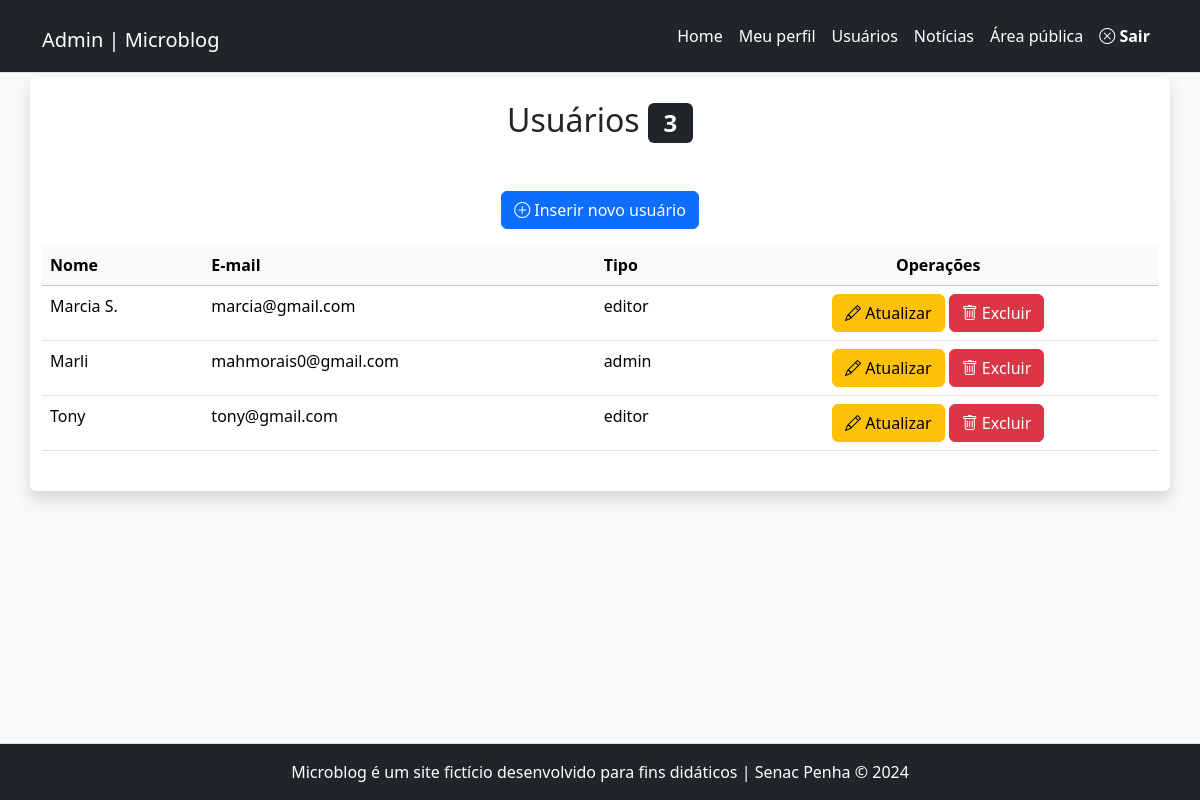
The page /admin/usuarios.php (signed in) on the database its author committed.
### tables this page shows
CREATE TABLE `usuarios` (
  `id` int(11) NOT NULL,
  `nome` varchar(45) NOT NULL,
  `email` varchar(45) NOT NULL,
  `senha` varchar(255) NOT NULL,
  `tipo` enum('admin','editor') NOT NULL
);

### inc/funcoes-usuarios.php (called while the page is built, shortened)
<?php
function lerUsuario($conexao){
$sql = "SELECT id, nome, tipo, email
FROM usuarios ORDER BY nome";
$resultado = mysqli_query($conexao,$sql)
or die(mysqli_error($conexao));
return mysqli_fetch_all($resultado, MYSQLI_ASSOC);
}

### admin/usuarios.php (the view, shortened to what this page needs)
<?php
require_once "../inc/cabecalho-admin.php";
require_once "../inc/funcoes-usuarios.php";
$listaDeUsuarios = lerUsuario($conexao);
?>
<div class="row">
	<article class="col-12 bg-white rounded shadow my-1 py-4">
		<h2 class="text-center">
		Usuários <span class="badge bg-dark"><?=count($listaDeUsuarios)?></span>
		</h2>
		<p class="text-center mt-5">
			<a class="btn btn-primary" href="usuario-insere.php">
			<i class="bi bi-plus-circle"></i>
			Inserir novo usuário</a>
		</p>
		<div class="table-responsive">
			<table class="table table-hover">
				<thead class="table-light">
					<tr>
						<th>Nome</th>
						<th>E-mail</th>
						<th>Tipo</th>
						<th class="text-center">Operações</th>
					</tr>
				</thead>
				<tbody>
	<?php foreach($listaDeUsuarios as $usuario) {?>
					<tr>
						<td> <?=$usuario["nome"]?> </td>
						<td> <?=$usuario["email"]?> </td>
						<td> <?=$usuario["tipo"]?> </td>
						<td class="text-center">
							<a class="btn btn-warning"
	href="usuario-atualiza.php?id=<?=$usuario["id"]?>">
							<i class="bi bi-pencil"></i> Atualizar
							</a>
							<a class="btn btn-danger excluir"
							href="usuario-exclui.php?id=<?=$usuario["id"]?>">
							<i class="bi bi-trash"></i> Excluir
							</a>
						</td>
					</tr>
					<?php } ?>
				</tbody>
			</table>
	</div>
	</article>
</div>
<?php
require_once "../inc/rodape-admin.php";
?>

### rows shown on the page
usuarios: nome "Marcia S.", email "marcia@gmail.com", tipo "editor"
usuarios: nome "Marli", email "mahmorais0@gmail.com", tipo "admin"
usuarios: nome "Tony", email "tony@gmail.com", tipo "editor"

### other values the page prints
count($listaDeUsuarios) "3"
